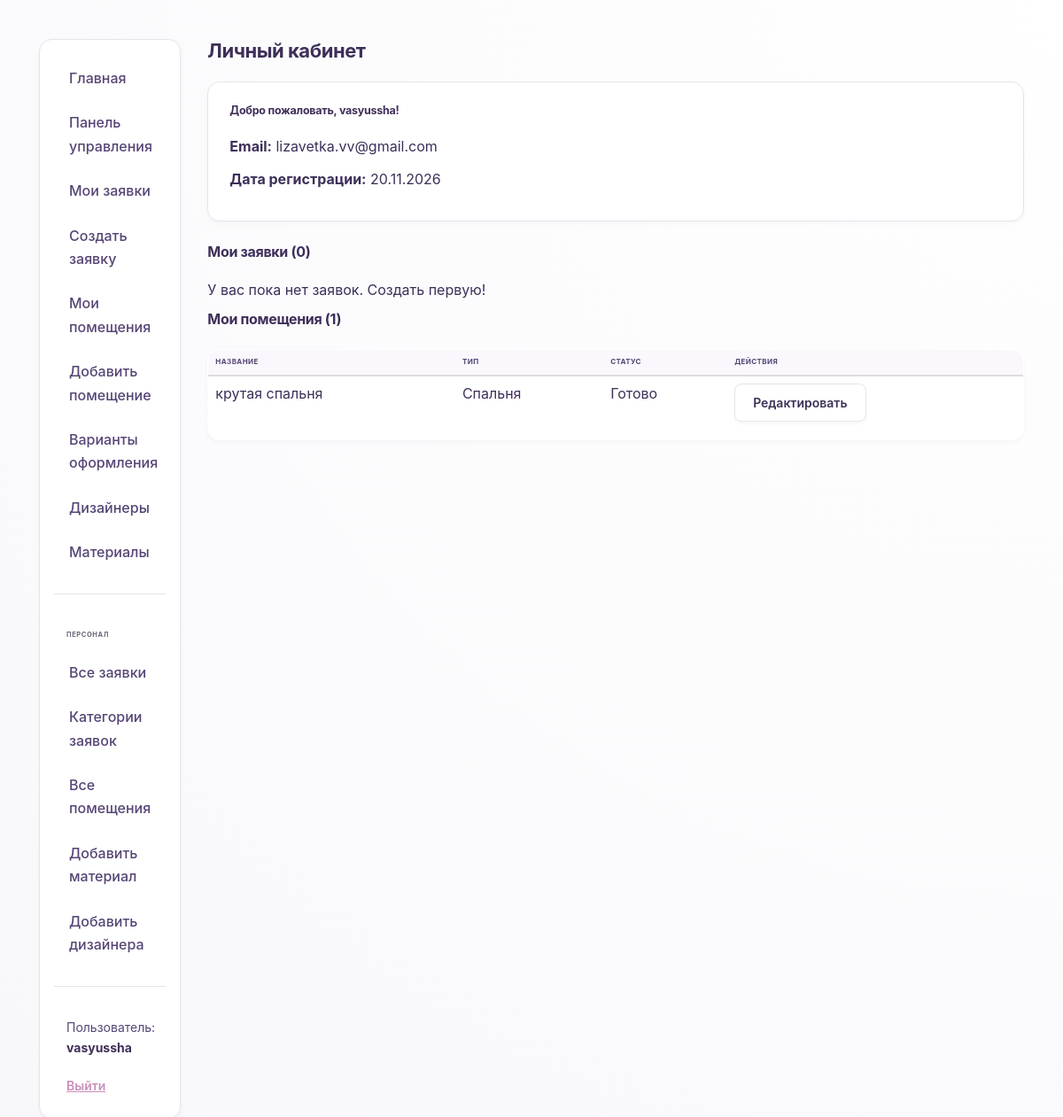
/user-cabinet/ (signed in), run on an earlier commit of the app's database.
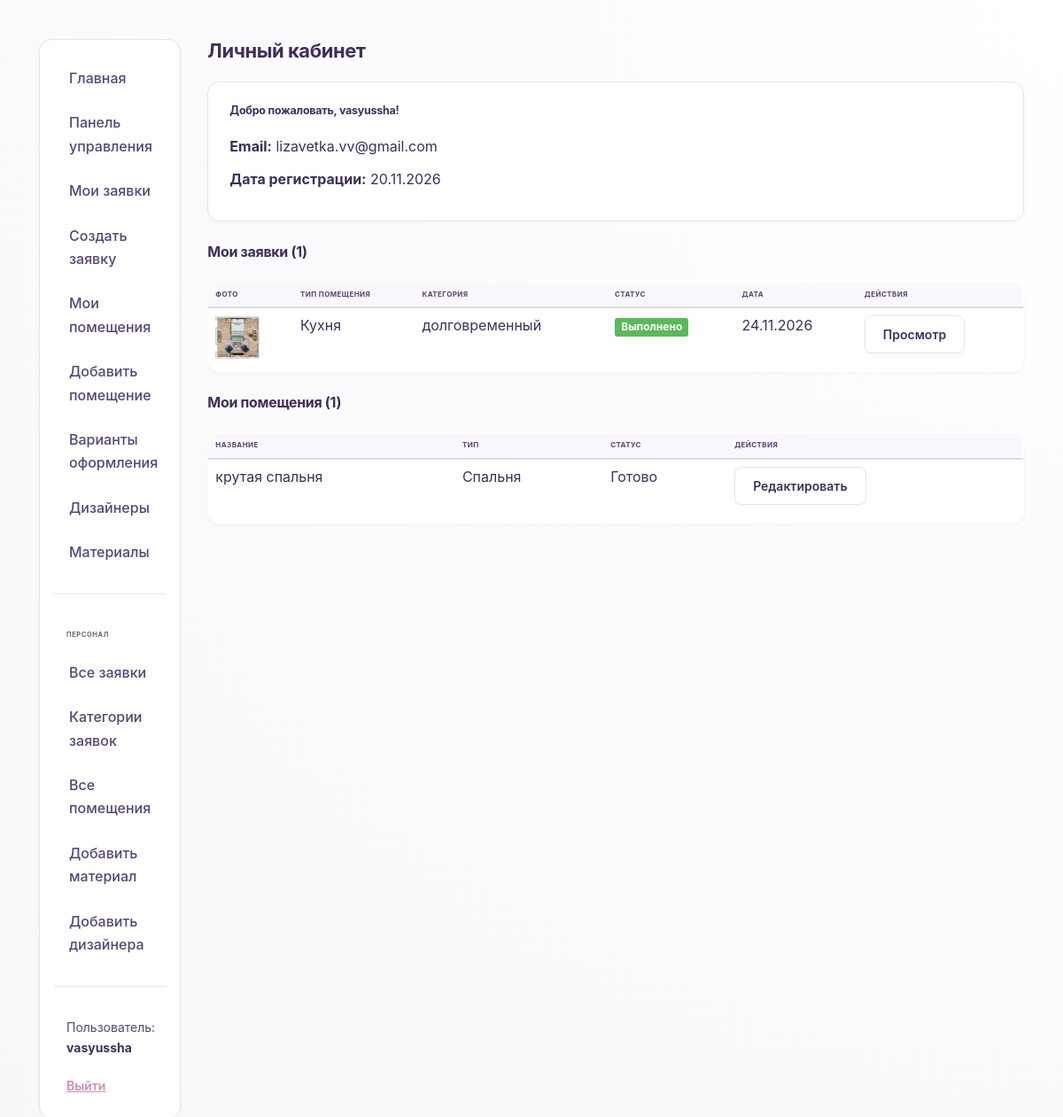
And on a later commit of the database.
### studio/models.py (models this page shows, shortened)
class Room(models.Model):
    STATUS_CHOICES = (
        ('new', 'Новое'),
        ('in_progress', 'В работе'),
        ('done', 'Готово'),
    )
    id = models.UUIDField(primary_key=True, default=uuid.uuid4, editable=False)
    user = models.ForeignKey(User, on_delete=models.CASCADE, verbose_name="Пользователь", related_name='rooms')
    title = models.CharField(max_length=200, verbose_name="Название помещения")
    room_type = models.CharField(
        max_length=50,
        choices=[
            ('living', 'Гостиная'),
            ('bedroom', 'Спальня'),
            ('kitchen', 'Кухня'),
            ('bathroom', 'Ванная'),
            ('office', 'Кабинет'),
            ('other', 'Другое'),
        ],
        verbose_name="Тип помещения"
    )
    area = models.FloatField(verbose_name="Площадь (м²)", null=True, blank=True)
    description = models.TextField(blank=True, verbose_name="Описание пожеланий", help_text="Опишите, как вы хотите оформить это помещение")
    plan_image = models.ImageField(upload_to='room_plans/', verbose_name="План помещения", help_text="Загрузите план или фото помещения")
    status = models.CharField(max_length=15, choices=STATUS_CHOICES, default='new', verbose_name="Статус")
    created_at = models.DateTimeField(auto_now_add=True, verbose_name="Дата создания")
    updated_at = models.DateTimeField(auto_now=True, verbose_name="Дата обновления")
    class Meta:
        ordering = ['-created_at']
        verbose_name = "Помещение"
        verbose_name_plural = "Помещения"
        permissions = (("can_make_proposal", "Предлагать варианты оформления"),)

class Request(models.Model):
    STATUS_CHOICES = [
        ('new', 'Новая'),
        ('in_progress', 'Принято в работу'),
        ('done', 'Выполнено'),
        ('rejected', 'Отклонена'),
    ]
    user = models.ForeignKey(User, on_delete=models.CASCADE, verbose_name="Пользователь")
    title = models.CharField(max_length=200, verbose_name="Название")
    category = models.ForeignKey(Category, on_delete=models.SET_NULL, null=True, verbose_name="Категория")
    room_type = models.CharField(
        max_length=20,
        choices=[
            ('bedroom', 'Спальня'),
            ('bathroom', 'Ванная'),
            ('kitchen', 'Кухня'),
            ('living_room', 'Гостиная'),
            ('office', 'Офис'),
            ('other', 'Другое'),
        ],
        default='other',
        verbose_name="Тип помещения"
    )
    message = models.TextField(verbose_name="Описание")
    photo = models.ImageField(upload_to='request_photos/', verbose_name="Фото помещения или план")
    design_image = models.ImageField(upload_to='design_images/', blank=True, null=True, verbose_name="Изображение готового дизайна")
    status = models.CharField(max_length=20, choices=STATUS_CHOICES, default='new', verbose_name="Статус")
    created_at = models.DateTimeField(auto_now_add=True, verbose_name="Дата создания")
    updated_at = models.DateTimeField(auto_now=True, verbose_name="Дата обновления")
    designer_comment = models.TextField(
        blank=True,
        null=True,
        verbose_name="Комментарий дизайнера",
        help_text="Опишите, что было сделано или какие есть нюансы"
    )
    class Meta:
        ordering = ['-created_at']
        verbose_name = "Заявка"
        verbose_name_plural = "Заявки"

class Category(models.Model):
    name = models.CharField(max_length=100, verbose_name="Название категории")
    description = models.TextField(blank=True, verbose_name="Описание")
    class Meta:
        ordering = ['name']
        verbose_name = "Категория заявки"
        verbose_name_plural = "Категории заявок"
    def __str__(self):
        return self.name

### studio/views.py (the view)
# urls.py: path('user-cabinet/', views.user_cabinet, name='user-cabinet'),
@login_required
def user_cabinet(request):
    user_requests = Request.objects.filter(user=request.user).order_by('-created_at')
    user_rooms = Room.objects.filter(user=request.user).order_by('-created_at')
    context = {
        'user_requests': user_requests,
        'user_rooms': user_rooms,
    }
    return render(request, 'studio/user_cabinet.html', context)

### studio/templates/studio/user_cabinet.html
{% extends "base_generic.html" %}
{% block content %}
<h1>Личный кабинет</h1>
<div class="panel">
    <h3>Добро пожаловать, {{ user.username }}!</h3>
    <p><strong>Email:</strong> {{ user.email|default:"Не указан" }}</p>
    <p><strong>Дата регистрации:</strong> {{ user.date_joined|date:"d.m.Y" }}</p>
</div>
<h2>Мои заявки ({{ user_requests|length }})</h2>
{% if user_requests %}
<table class="table">
    <thead>
        <tr>
            <th>Фото</th>
            <th>Тип помещения</th>
            <th>Категория</th>
            <th>Статус</th>
            <th>Дата</th>
            <th>Действия</th>
        </tr>
    </thead>
    <tbody>
        {% for req in user_requests %}
        <tr>
            <td>
                {% if req.photo %}
                    <img src="{{ req.photo.url }}" alt="Фото" style="width: 50px; height: 50px; object-fit: cover; border-radius: 4px;">
                {% else %}
                    <span style="color: #999;">—</span>
                {% endif %}
            </td>
            <td>{{ req.get_room_type_display }}</td>
            <td>{{ req.category|default:"—" }}</td>
            <td>
                {% if req.status == 'new' %}
                    <span class="label label-info">Новая</span>
                {% elif req.status == 'in_progress' %}
                    <span class="label label-warning">Принято в работу</span>
                {% elif req.status == 'done' %}
                    <span class="label label-success">Выполнено</span>
                {% elif req.status == 'rejected' %}
                    <span class="label label-danger">Отклонена</span>
                {% endif %}
            </td>
            <td>{{ req.created_at|date:"d.m.Y" }}</td>
            <td>
                <a href="{% url 'request-detail' req.id %}" class="btn btn-sm btn-default">Просмотр</a>
            </td>
        </tr>
        {% endfor %}
    </tbody>
</table>
{% else %}
<p>У вас пока нет заявок. <a href="{% url 'request-create' %}">Создать первую!</a></p>
{% endif %}
<h2>Мои помещения ({{ user_rooms|length }})</h2>
{% if user_rooms %}
<table class="table">
    <thead>
        <tr>
            <th>Название</th>
            <th>Тип</th>
            <th>Статус</th>
            <th>Действия</th>
        </tr>
    </thead>
    <tbody>
        {% for room in user_rooms %}
        <tr>
            <td><a href="{% url 'room-detail' room.id %}">{{ room.title }}</a></td>
            <td>{{ room.get_room_type_display }}</td>
            <td>{{ room.get_status_display }}</td>
            <td>
                <a href="{% url 'room-update' room.id %}" class="btn btn-sm btn-default">Редактировать</a>
            </td>
        </tr>
        {% endfor %}
    </tbody>
</table>
{% else %}
<p>У вас пока нет помещений. <a href="{% url 'room-create' %}">Добавить первое!</a></p>
{% endif %}
{% endblock %}

What changed in the data, as far as the page shows it:
added Request: photo (picture), room_type "Кухня", category "долговременный", status "Выполнено", created_at "24.11.2026"
Also different on the page:
{{ user_requests|length }}: "0" → "1"
text no longer shown: "У вас пока нет заявок. Создать первую!"
text now shown: "ФОТО ТИП ПОМЕЩЕНИЯ КАТЕГОРИЯ СТАТУС ДАТА ДЕЙСТВИЯ"
